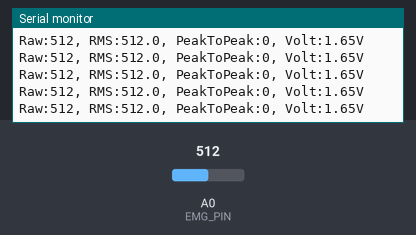
A sketch run on a simulated ESP8266 (NodeMCU). On the bench: the last lines printed to the serial monitor. The test bench sets the inputs (shaded band); at power-on: A0 (EMG_PIN) = 512.

Above: at 1.2 s.
1.3 s: A0 (EMG_PIN) set to 716
At 1.52 s:
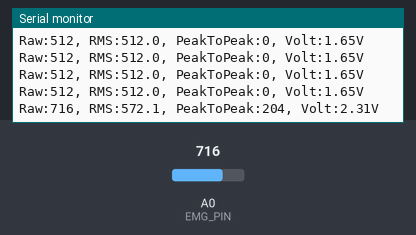
2.8 s: A0 (EMG_PIN) set to 900
At 2.86 s:
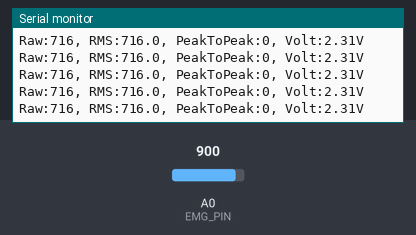
Timing chart, 0 to 5.8 s (numbered marks = the images above; inputs shaded):
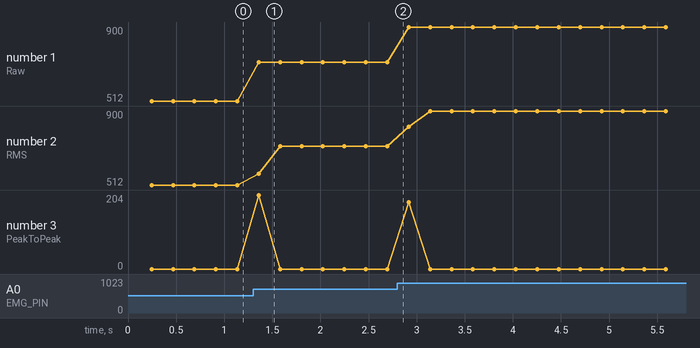

Measured:
- after the input at 1.3 s, the serial monitor: prints a new line after 0.06 s (image 1)
- plotted number 1: 512 → 716 after the input at 1.3 s, 716 → 900 after the input at 2.8 s
- plotted number 2: 512 → 716 after the input at 1.3 s, 716 → 900 after the input at 2.8 s

The sketch:

02_semg_adc_test.ino
```cpp
#include <Arduino.h>
#include <math.h>
#include "board_config.h"

#define SAMPLE_WINDOW 200 // 200 samples window

void setup() {
  Serial.begin(115200);
  while (!Serial) delay(10);

  Serial.println("\n==========================================");
  B_PRINTF("  sEMG Sensor ADC Calibration Test\n");
  B_PRINTF("  Board: %s\n", BOARD_TYPE_NAME);
  B_PRINTF("  sEMG Pin: Pin %d | Max ADC: %d (%.1fV)\n", EMG_PIN, ADC_MAX_VAL, SYSTEM_VCC);
  Serial.println("==========================================");
  Serial.println("Instructions: Relax muscle first to view baseline noise,");
  Serial.println("then contract muscle to observe signal amplitude rise.\n");

  setupBoardAdc();
}

void loop() {
  uint32_t sum_squares = 0;
  int min_val = ADC_MAX_VAL + 1;
  int max_val = 0;
  int last_val = 0;

  for (int i = 0; i < SAMPLE_WINDOW; i++) {
    int val = analogRead(EMG_PIN);
    last_val = val;
    if (val < min_val) min_val = val;
    if (val > max_val) max_val = val;

    sum_squares += (val * val);
    delayMicroseconds(1000); // ~1kHz sampling rate
  }

  float rms = sqrt((float)sum_squares / SAMPLE_WINDOW);
  int peak_to_peak = max_val - min_val;
  float voltage = ((float)last_val / ADC_MAX_VAL) * SYSTEM_VCC;

  B_PRINTF("Raw:%d, RMS:%.1f, PeakToPeak:%d, Volt:%.2fV\n",
           last_val, rms, peak_to_peak, voltage);
}
```

board_config.h
```cpp
#ifndef BOARD_CONFIG_H
#define BOARD_CONFIG_H

#include <Arduino.h>

// ==============================================================================
// 1. Automatic Architecture Detection & Pin Mapping
// ==============================================================================

#if defined(ESP32)
  // ---------------- ESP32 Configuration ----------------
  #define BOARD_TYPE_NAME   "ESP32 DevKit (3.3V Logic)"
  #define I2C_SDA_PIN       21
  #define I2C_SCL_PIN       22
  #define EMG_PIN           34    // ADC1 CH6
  #define FSR_PIN           35    // ADC1 CH7
  #define ADC_MAX_VAL       4095  // 12-bit ADC
  #define SYSTEM_VCC        3.3f
  #define HAS_DUAL_ADC      1

  inline void setupBoardAdc() {
    analogReadResolution(12);
    analogSetAttenuation(ADC_11db); // 0 - 3.3V
  }

#elif defined(ESP8266)
  // ---------------- ESP8266 Configuration ----------------
  #define BOARD_TYPE_NAME   "ESP8266 NodeMCU / D1 Mini (3.3V Logic)"
  #define I2C_SDA_PIN       4     // D2
  #define I2C_SCL_PIN       5     // D1
  #define EMG_PIN           A0    // ESP8266 มี ADC Pin เดียว (A0)
  #define FSR_PIN           A0    // สลับเสียบสาย A0 เมื่อต้องการทดสอบ FSR
  #define ADC_MAX_VAL       1023  // 10-bit ADC
  #define SYSTEM_VCC        3.3f
  #define HAS_DUAL_ADC      0

  inline void setupBoardAdc() {
    // ESP8266 default is 10-bit 0-1.0V (or 0-3.3V on NodeMCU with onboard divider)
  }

#elif defined(ARDUINO_ARCH_AVR)
  // ---------------- Arduino Uno / Nano (ATmega328P) ----------------
  #define BOARD_TYPE_NAME   "Arduino Uno / Nano (5.0V Logic)"
  #define I2C_SDA_PIN       A4    // Fixed Hardware I2C SDA
  #define I2C_SCL_PIN       A5    // Fixed Hardware I2C SCL
  #define EMG_PIN           A0
  #define FSR_PIN           A1
  #define ADC_MAX_VAL       1023  // 10-bit ADC
  #define SYSTEM_VCC        5.0f
  #define HAS_DUAL_ADC      1

  inline void setupBoardAdc() {
    // AVR default is 10-bit with 5V VCC reference
  }

#else
  #error "Unsupported Microcontroller Architecture! Supported: ESP32, ESP8266, Arduino Uno (AVR)"
#endif

// ==============================================================================
// 2. Cross-Platform Printf Helper (Supports AVR Serial without native printf)
// ==============================================================================

#if defined(ARDUINO_ARCH_AVR)
  #include <stdarg.h>
  inline void boardPrintf(const char *fmt, ...) {
    char buf[128];
    va_list args;
    va_start(args, fmt);
    vsnprintf(buf, sizeof(buf), fmt, args);
    va_end(args);
    Serial.print(buf);
  }
  #define B_PRINTF boardPrintf
#else
  #define B_PRINTF Serial.printf
#endif

#endif // BOARD_CONFIG_H
```
